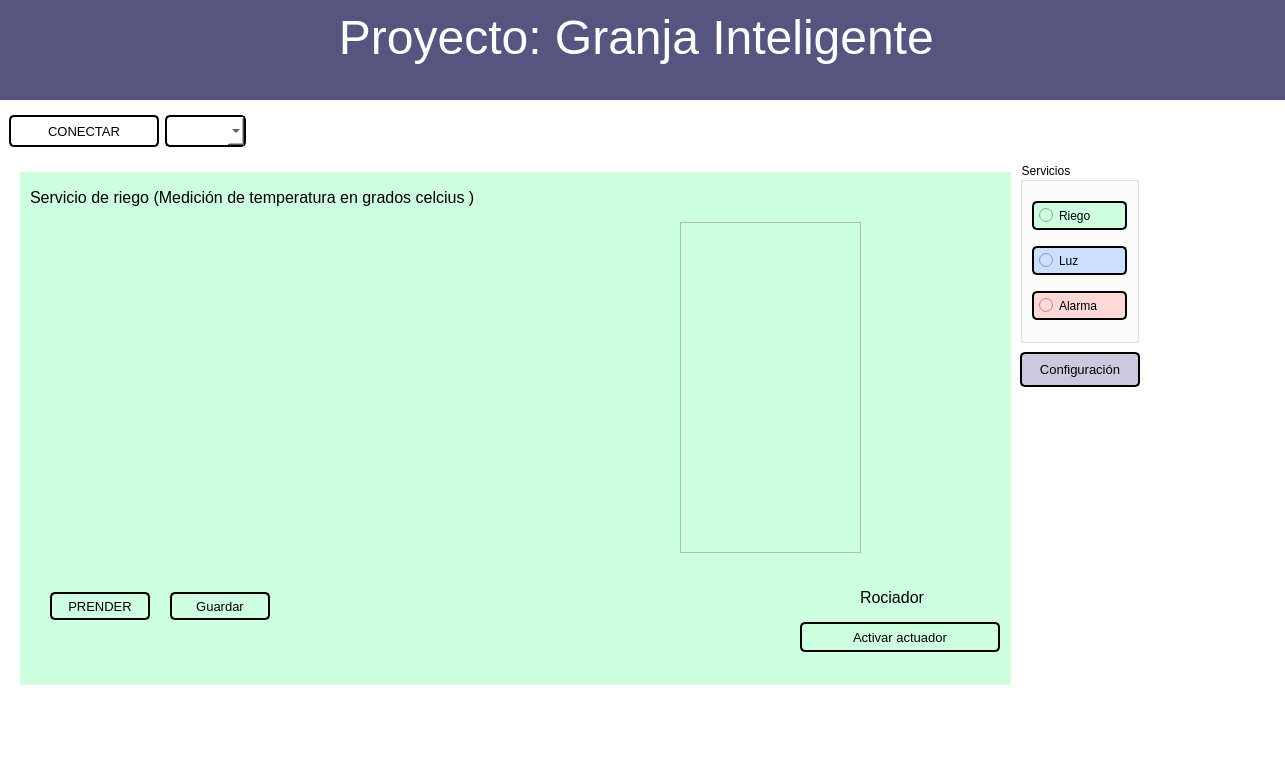
<?xml version="1.0" encoding="UTF-8"?>
<ui version="4.0">
 <class>MainWindow</class>
 <widget class="QMainWindow" name="MainWindow">
  <property name="geometry">
   <rect>
    <x>0</x>
    <y>0</y>
    <width>1285</width>
    <height>773</height>
   </rect>
  </property>
  <property name="windowTitle">
   <string>MainWindow</string>
  </property>
  <property name="styleSheet">
   <string notr="true">background-color: rgb(255, 255, 255);</string>
  </property>
  <widget class="QWidget" name="centralwidget">
   <layout class="QVBoxLayout" name="verticalLayout">
    <property name="leftMargin">
     <number>0</number>
    </property>
    <property name="topMargin">
     <number>0</number>
    </property>
    <property name="rightMargin">
     <number>0</number>
    </property>
    <property name="bottomMargin">
     <number>0</number>
    </property>
    <item>
     <widget class="QWidget" name="Cont_Titulo" native="true">
      <property name="maximumSize">
       <size>
        <width>10000</width>
        <height>100</height>
       </size>
      </property>
      <property name="styleSheet">
       <string notr="true">background-color: rgb(85, 85, 127);</string>
      </property>
      <layout class="QHBoxLayout" name="horizontalLayout_3">
       <property name="topMargin">
        <number>0</number>
       </property>
       <property name="bottomMargin">
        <number>15</number>
       </property>
       <item>
        <layout class="QHBoxLayout" name="Layout">
         <property name="topMargin">
          <number>0</number>
         </property>
         <property name="bottomMargin">
          <number>10</number>
         </property>
         <item>
          <widget class="QLabel" name="Imagen1">
           <property name="sizePolicy">
            <sizepolicy hsizetype="Fixed" vsizetype="Fixed">
             <horstretch>0</horstretch>
             <verstretch>0</verstretch>
            </sizepolicy>
           </property>
           <property name="maximumSize">
            <size>
             <width>120</width>
             <height>50</height>
            </size>
           </property>
           <property name="text">
            <string/>
           </property>
           <property name="pixmap">
            <pixmap resource="../../Archivos/Recursos.qrc">:/Logos/UAT.jpg</pixmap>
           </property>
           <property name="scaledContents">
            <bool>true</bool>
           </property>
          </widget>
         </item>
         <item>
          <spacer name="horizontalSpacer_3">
           <property name="orientation">
            <enum>Qt::Horizontal</enum>
           </property>
           <property name="sizeHint" stdset="0">
            <size>
             <width>40</width>
             <height>20</height>
            </size>
           </property>
          </spacer>
         </item>
         <item>
          <widget class="QLabel" name="Ltitulo">
           <property name="minimumSize">
            <size>
             <width>800</width>
             <height>0</height>
            </size>
           </property>
           <property name="sizeIncrement">
            <size>
             <width>2</width>
             <height>2</height>
            </size>
           </property>
           <property name="font">
            <font>
             <pointsize>36</pointsize>
             <weight>50</weight>
             <bold>false</bold>
            </font>
           </property>
           <property name="styleSheet">
            <string notr="true">color: rgb(255, 255, 255);</string>
           </property>
           <property name="text">
            <string>&lt;html&gt;&lt;head/&gt;&lt;body&gt;&lt;p&gt;Proyecto: Granja Inteligente &lt;/p&gt;&lt;/body&gt;&lt;/html&gt;</string>
           </property>
           <property name="alignment">
            <set>Qt::AlignCenter</set>
           </property>
           <property name="wordWrap">
            <bool>true</bool>
           </property>
          </widget>
         </item>
         <item>
          <spacer name="horizontalSpacer_4">
           <property name="orientation">
            <enum>Qt::Horizontal</enum>
           </property>
           <property name="sizeHint" stdset="0">
            <size>
             <width>40</width>
             <height>20</height>
            </size>
           </property>
          </spacer>
         </item>
         <item>
          <widget class="QLabel" name="Imagen2">
           <property name="maximumSize">
            <size>
             <width>130</width>
             <height>50</height>
            </size>
           </property>
           <property name="text">
            <string/>
           </property>
           <property name="pixmap">
            <pixmap resource="../../Archivos/Recursos.qrc">:/Logos/Facultad.jpg</pixmap>
           </property>
           <property name="scaledContents">
            <bool>true</bool>
           </property>
          </widget>
         </item>
        </layout>
       </item>
      </layout>
     </widget>
    </item>
    <item>
     <widget class="QWidget" name="Cont_Conectar" native="true">
      <property name="maximumSize">
       <size>
        <width>16777215</width>
        <height>50</height>
       </size>
      </property>
      <layout class="QHBoxLayout" name="horizontalLayout_4">
       <item>
        <widget class="QPushButton" name="Bconectar">
         <property name="enabled">
          <bool>true</bool>
         </property>
         <property name="minimumSize">
          <size>
           <width>150</width>
           <height>0</height>
          </size>
         </property>
         <property name="maximumSize">
          <size>
           <width>180</width>
           <height>35</height>
          </size>
         </property>
         <property name="font">
          <font>
           <pointsize>10</pointsize>
          </font>
         </property>
         <property name="toolTip">
          <string extracomment="Presionar despues de haber seleccionado el puerto"/>
         </property>
         <property name="styleSheet">
          <string notr="true">border: 2px solid black;
border-radius: 5px;
padding: 5px;
</string>
         </property>
         <property name="text">
          <string>CONECTAR</string>
         </property>
        </widget>
       </item>
       <item>
        <widget class="QComboBox" name="CBpuertos">
         <property name="maximumSize">
          <size>
           <width>100</width>
           <height>35</height>
          </size>
         </property>
         <property name="font">
          <font>
           <pointsize>10</pointsize>
          </font>
         </property>
         <property name="styleSheet">
          <string notr="true">border: 2px solid black;
border-radius: 5px;
padding: 5px;</string>
         </property>
        </widget>
       </item>
       <item>
        <spacer name="horizontalSpacer_2">
         <property name="orientation">
          <enum>Qt::Horizontal</enum>
         </property>
         <property name="sizeType">
          <enum>QSizePolicy::Expanding</enum>
         </property>
         <property name="sizeHint" stdset="0">
          <size>
           <width>40</width>
           <height>20</height>
          </size>
         </property>
        </spacer>
       </item>
      </layout>
     </widget>
    </item>
    <item>
     <widget class="QWidget" name="Cont_Libre" native="true">
      <widget class="QStackedWidget" name="Stacked_paginas">
       <property name="geometry">
        <rect>
         <x>20</x>
         <y>10</y>
         <width>991</width>
         <height>531</height>
        </rect>
       </property>
       <property name="styleSheet">
        <string notr="true"/>
       </property>
       <property name="currentIndex">
        <number>0</number>
       </property>
       <widget class="QWidget" name="page">
        <property name="styleSheet">
         <string notr="true">background-color: rgb(206, 255, 224);</string>
        </property>
        <widget class="QLabel" name="label">
         <property name="geometry">
          <rect>
           <x>10</x>
           <y>10</y>
           <width>561</width>
           <height>31</height>
          </rect>
         </property>
         <property name="font">
          <font>
           <pointsize>12</pointsize>
           <weight>50</weight>
           <bold>false</bold>
          </font>
         </property>
         <property name="text">
          <string>Servicio de riego (Medición de temperatura en grados celcius )</string>
         </property>
        </widget>
        <widget class="QPushButton" name="Bmostrar1">
         <property name="geometry">
          <rect>
           <x>30</x>
           <y>420</y>
           <width>100</width>
           <height>28</height>
          </rect>
         </property>
         <property name="maximumSize">
          <size>
           <width>100</width>
           <height>35</height>
          </size>
         </property>
         <property name="font">
          <font>
           <pointsize>10</pointsize>
          </font>
         </property>
         <property name="toolTip">
          <string extracomment="Presionar despues de haber seleccionado el puerto"/>
         </property>
         <property name="styleSheet">
          <string notr="true">border: 2px solid black;
border-radius: 5px;
padding: 5px;
</string>
         </property>
         <property name="text">
          <string>PRENDER</string>
         </property>
        </widget>
        <widget class="QWidget" name="verticalLayoutWidget">
         <property name="geometry">
          <rect>
           <x>10</x>
           <y>50</y>
           <width>641</width>
           <height>331</height>
          </rect>
         </property>
         <layout class="QVBoxLayout" name="QVcanvas1"/>
        </widget>
        <widget class="QPushButton" name="Bguardar1">
         <property name="geometry">
          <rect>
           <x>150</x>
           <y>420</y>
           <width>100</width>
           <height>28</height>
          </rect>
         </property>
         <property name="maximumSize">
          <size>
           <width>100</width>
           <height>35</height>
          </size>
         </property>
         <property name="font">
          <font>
           <pointsize>10</pointsize>
          </font>
         </property>
         <property name="toolTip">
          <string extracomment="Presionar despues de haber seleccionado el puerto"/>
         </property>
         <property name="styleSheet">
          <string notr="true">border: 2px solid black;
border-radius: 5px;
padding: 5px;
</string>
         </property>
         <property name="text">
          <string>Guardar</string>
         </property>
        </widget>
        <widget class="QPushButton" name="Bactuador1">
         <property name="geometry">
          <rect>
           <x>780</x>
           <y>450</y>
           <width>200</width>
           <height>30</height>
          </rect>
         </property>
         <property name="minimumSize">
          <size>
           <width>200</width>
           <height>30</height>
          </size>
         </property>
         <property name="maximumSize">
          <size>
           <width>150</width>
           <height>35</height>
          </size>
         </property>
         <property name="font">
          <font>
           <pointsize>10</pointsize>
          </font>
         </property>
         <property name="toolTip">
          <string extracomment="Presionar despues de haber seleccionado el puerto"/>
         </property>
         <property name="styleSheet">
          <string notr="true">border: 2px solid black;
border-radius: 5px;
padding: 5px;
</string>
         </property>
         <property name="text">
          <string>Activar actuador</string>
         </property>
        </widget>
        <widget class="QListWidget" name="lista_datos1">
         <property name="geometry">
          <rect>
           <x>660</x>
           <y>50</y>
           <width>181</width>
           <height>331</height>
          </rect>
         </property>
        </widget>
        <widget class="QLabel" name="label_4">
         <property name="geometry">
          <rect>
           <x>840</x>
           <y>410</y>
           <width>81</width>
           <height>31</height>
          </rect>
         </property>
         <property name="font">
          <font>
           <pointsize>12</pointsize>
           <weight>50</weight>
           <bold>false</bold>
          </font>
         </property>
         <property name="text">
          <string>Rociador</string>
         </property>
        </widget>
       </widget>
       <widget class="QWidget" name="page2">
        <property name="styleSheet">
         <string notr="true">background-color: rgb(203, 224, 255);</string>
        </property>
        <widget class="QPushButton" name="Bmostrar2">
         <property name="geometry">
          <rect>
           <x>30</x>
           <y>420</y>
           <width>100</width>
           <height>28</height>
          </rect>
         </property>
         <property name="maximumSize">
          <size>
           <width>100</width>
           <height>35</height>
          </size>
         </property>
         <property name="font">
          <font>
           <pointsize>10</pointsize>
          </font>
         </property>
         <property name="toolTip">
          <string extracomment="Presionar despues de haber seleccionado el puerto"/>
         </property>
         <property name="styleSheet">
          <string notr="true">border: 2px solid black;
border-radius: 5px;
padding: 5px;
</string>
         </property>
         <property name="text">
          <string>PRENDER</string>
         </property>
        </widget>
        <widget class="QWidget" name="verticalLayoutWidget_2">
         <property name="geometry">
          <rect>
           <x>10</x>
           <y>50</y>
           <width>641</width>
           <height>331</height>
          </rect>
         </property>
         <layout class="QVBoxLayout" name="QVcanvas2"/>
        </widget>
        <widget class="QListWidget" name="lista_datos2">
         <property name="geometry">
          <rect>
           <x>660</x>
           <y>50</y>
           <width>181</width>
           <height>331</height>
          </rect>
         </property>
        </widget>
        <widget class="QPushButton" name="Bguardar2">
         <property name="geometry">
          <rect>
           <x>150</x>
           <y>420</y>
           <width>100</width>
           <height>28</height>
          </rect>
         </property>
         <property name="maximumSize">
          <size>
           <width>100</width>
           <height>35</height>
          </size>
         </property>
         <property name="font">
          <font>
           <pointsize>10</pointsize>
          </font>
         </property>
         <property name="toolTip">
          <string extracomment="Presionar despues de haber seleccionado el puerto"/>
         </property>
         <property name="styleSheet">
          <string notr="true">border: 2px solid black;
border-radius: 5px;
padding: 5px;
</string>
         </property>
         <property name="text">
          <string>Guardar</string>
         </property>
        </widget>
        <widget class="QPushButton" name="Bactuador2">
         <property name="geometry">
          <rect>
           <x>780</x>
           <y>450</y>
           <width>200</width>
           <height>30</height>
          </rect>
         </property>
         <property name="minimumSize">
          <size>
           <width>200</width>
           <height>30</height>
          </size>
         </property>
         <property name="maximumSize">
          <size>
           <width>150</width>
           <height>35</height>
          </size>
         </property>
         <property name="font">
          <font>
           <pointsize>10</pointsize>
          </font>
         </property>
         <property name="toolTip">
          <string extracomment="Presionar despues de haber seleccionado el puerto"/>
         </property>
         <property name="styleSheet">
          <string notr="true">border: 2px solid black;
border-radius: 5px;
padding: 5px;
</string>
         </property>
         <property name="text">
          <string>Activar actuador</string>
         </property>
        </widget>
        <widget class="QLabel" name="label_2">
         <property name="geometry">
          <rect>
           <x>10</x>
           <y>10</y>
           <width>461</width>
           <height>31</height>
          </rect>
         </property>
         <property name="font">
          <font>
           <pointsize>12</pointsize>
           <weight>50</weight>
           <bold>false</bold>
          </font>
         </property>
         <property name="text">
          <string>Servicio de luz (Medición de nivel de iluminación)</string>
         </property>
        </widget>
        <widget class="QLabel" name="label_5">
         <property name="geometry">
          <rect>
           <x>840</x>
           <y>410</y>
           <width>81</width>
           <height>31</height>
          </rect>
         </property>
         <property name="font">
          <font>
           <pointsize>12</pointsize>
           <weight>50</weight>
           <bold>false</bold>
          </font>
         </property>
         <property name="text">
          <string>LED</string>
         </property>
        </widget>
       </widget>
       <widget class="QWidget" name="page3">
        <property name="styleSheet">
         <string notr="true">background-color: rgb(255, 215, 215);</string>
        </property>
        <widget class="QListWidget" name="lista_datos3">
         <property name="geometry">
          <rect>
           <x>660</x>
           <y>50</y>
           <width>181</width>
           <height>331</height>
          </rect>
         </property>
        </widget>
        <widget class="QWidget" name="verticalLayoutWidget_3">
         <property name="geometry">
          <rect>
           <x>10</x>
           <y>50</y>
           <width>641</width>
           <height>331</height>
          </rect>
         </property>
         <layout class="QVBoxLayout" name="QVcanvas3"/>
        </widget>
        <widget class="QPushButton" name="Bmostrar3">
         <property name="geometry">
          <rect>
           <x>30</x>
           <y>420</y>
           <width>100</width>
           <height>28</height>
          </rect>
         </property>
         <property name="maximumSize">
          <size>
           <width>100</width>
           <height>35</height>
          </size>
         </property>
         <property name="font">
          <font>
           <pointsize>10</pointsize>
          </font>
         </property>
         <property name="toolTip">
          <string extracomment="Presionar despues de haber seleccionado el puerto"/>
         </property>
         <property name="styleSheet">
          <string notr="true">border: 2px solid black;
border-radius: 5px;
padding: 5px;
</string>
         </property>
         <property name="text">
          <string>PRENDER</string>
         </property>
        </widget>
        <widget class="QPushButton" name="Bguardar3">
         <property name="geometry">
          <rect>
           <x>150</x>
           <y>420</y>
           <width>100</width>
           <height>28</height>
          </rect>
         </property>
         <property name="maximumSize">
          <size>
           <width>100</width>
           <height>35</height>
          </size>
         </property>
         <property name="font">
          <font>
           <pointsize>10</pointsize>
          </font>
         </property>
         <property name="toolTip">
          <string extracomment="Presionar despues de haber seleccionado el puerto"/>
         </property>
         <property name="styleSheet">
          <string notr="true">border: 2px solid black;
border-radius: 5px;
padding: 5px;
</string>
         </property>
         <property name="text">
          <string>Guardar</string>
         </property>
        </widget>
        <widget class="QPushButton" name="Bactuador3">
         <property name="geometry">
          <rect>
           <x>780</x>
           <y>450</y>
           <width>200</width>
           <height>30</height>
          </rect>
         </property>
         <property name="minimumSize">
          <size>
           <width>200</width>
           <height>30</height>
          </size>
         </property>
         <property name="maximumSize">
          <size>
           <width>150</width>
           <height>35</height>
          </size>
         </property>
         <property name="font">
          <font>
           <pointsize>10</pointsize>
          </font>
         </property>
         <property name="toolTip">
          <string extracomment="Presionar despues de haber seleccionado el puerto"/>
         </property>
         <property name="styleSheet">
          <string notr="true">border: 2px solid black;
border-radius: 5px;
padding: 5px;
</string>
         </property>
         <property name="text">
          <string>Activar actuador</string>
         </property>
        </widget>
        <widget class="QLabel" name="label_3">
         <property name="geometry">
          <rect>
           <x>10</x>
           <y>10</y>
           <width>561</width>
           <height>31</height>
          </rect>
         </property>
         <property name="font">
          <font>
           <pointsize>12</pointsize>
           <weight>50</weight>
           <bold>false</bold>
          </font>
         </property>
         <property name="text">
          <string>Servicio de seguridad (Sensor de proximidad medido en cm)</string>
         </property>
        </widget>
        <widget class="QLabel" name="label_6">
         <property name="geometry">
          <rect>
           <x>840</x>
           <y>410</y>
           <width>81</width>
           <height>31</height>
          </rect>
         </property>
         <property name="font">
          <font>
           <pointsize>12</pointsize>
           <weight>50</weight>
           <bold>false</bold>
          </font>
         </property>
         <property name="text">
          <string>Buzzer</string>
         </property>
        </widget>
       </widget>
      </widget>
      <widget class="QGroupBox" name="groupBox">
       <property name="geometry">
        <rect>
         <x>1020</x>
         <y>0</y>
         <width>119</width>
         <height>181</height>
        </rect>
       </property>
       <property name="title">
        <string>Servicios</string>
       </property>
       <layout class="QVBoxLayout" name="verticalLayout_2">
        <item>
         <widget class="QRadioButton" name="RBpagina1">
          <property name="styleSheet">
           <string notr="true">border: 2px solid black;
border-radius: 5px;
padding: 5px;
background-color: rgb(206, 255, 224);</string>
          </property>
          <property name="text">
           <string>Riego</string>
          </property>
         </widget>
        </item>
        <item>
         <widget class="QRadioButton" name="RBpagina2">
          <property name="styleSheet">
           <string notr="true">border: 2px solid black;
border-radius: 5px;
padding: 5px;
background-color: rgb(203, 224, 255);</string>
          </property>
          <property name="text">
           <string>Luz</string>
          </property>
         </widget>
        </item>
        <item>
         <widget class="QRadioButton" name="RBpagina3">
          <property name="styleSheet">
           <string notr="true">border: 2px solid black;
border-radius: 5px;
padding: 5px;
background-color: rgb(255, 215, 215);</string>
          </property>
          <property name="text">
           <string>Alarma</string>
          </property>
         </widget>
        </item>
       </layout>
      </widget>
      <widget class="QPushButton" name="Bconfiguracion">
       <property name="geometry">
        <rect>
         <x>1020</x>
         <y>190</y>
         <width>120</width>
         <height>35</height>
        </rect>
       </property>
       <property name="minimumSize">
        <size>
         <width>80</width>
         <height>0</height>
        </size>
       </property>
       <property name="maximumSize">
        <size>
         <width>120</width>
         <height>35</height>
        </size>
       </property>
       <property name="font">
        <font>
         <pointsize>10</pointsize>
        </font>
       </property>
       <property name="toolTip">
        <string extracomment="Presionar despues de haber seleccionado el puerto"/>
       </property>
       <property name="styleSheet">
        <string notr="true">border: 2px solid black;
background-color: rgb(204, 201, 223);
border-radius: 5px;
padding: 5px;
</string>
       </property>
       <property name="text">
        <string>Configuración</string>
       </property>
      </widget>
     </widget>
    </item>
    <item>
     <widget class="QWidget" name="Cont_Inferior" native="true">
      <property name="maximumSize">
       <size>
        <width>16777215</width>
        <height>60</height>
       </size>
      </property>
      <property name="layoutDirection">
       <enum>Qt::RightToLeft</enum>
      </property>
      <layout class="QHBoxLayout" name="_2">
       <property name="topMargin">
        <number>0</number>
       </property>
       <property name="rightMargin">
        <number>10</number>
       </property>
       <property name="bottomMargin">
        <number>0</number>
       </property>
       <item>
        <widget class="QLabel" name="Imagen3">
         <property name="maximumSize">
          <size>
           <width>50</width>
           <height>100</height>
          </size>
         </property>
         <property name="text">
          <string/>
         </property>
         <property name="pixmap">
          <pixmap resource="../../Archivos/Recursos.qrc">:/Logos/Castor Ingeniero.jpg</pixmap>
         </property>
         <property name="scaledContents">
          <bool>true</bool>
         </property>
        </widget>
       </item>
       <item>
        <spacer name="horizontalSpacer">
         <property name="orientation">
          <enum>Qt::Horizontal</enum>
         </property>
         <property name="sizeHint" stdset="0">
          <size>
           <width>40</width>
           <height>20</height>
          </size>
         </property>
        </spacer>
       </item>
      </layout>
     </widget>
    </item>
   </layout>
  </widget>
  <widget class="QStatusBar" name="statusbar"/>
 </widget>
 <resources>
  <include location="../../Archivos/Recursos.qrc"/>
 </resources>
 <connections/>
</ui>
